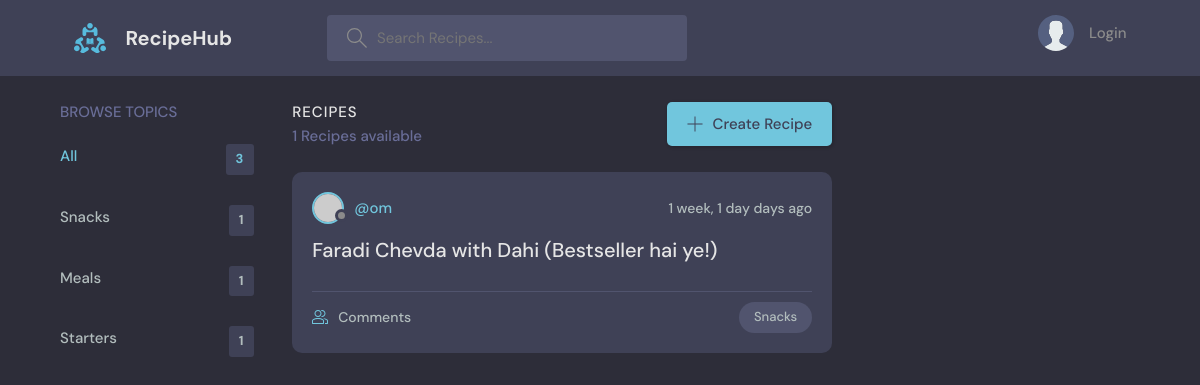
The page /?q=Snacks on the database its author committed.
### base/models.py (models this page shows, shortened)
class Topic(models.Model):
    name = models.CharField(max_length=200)

class Recipe(models.Model):
    host = models.ForeignKey(User, on_delete=models.SET_NULL, null=True)
    topic = models.ForeignKey(Topic, on_delete=models.SET_NULL, null=True)
    name = models.CharField(max_length=200)
    description = models.TextField(null=True, blank=True)
    updated = models.DateTimeField(auto_now=True)
    created = models.DateTimeField(auto_now_add=True)
    class Meta:
        ordering = ['-updated', '-created']

### base/views.py (the view)
# urls.py: path('', views.home, name="home"),
def home(request):
    q = request.GET.get('q') if request.GET.get('q') != None else ''
    recipes = Recipe.objects.filter(
        Q(topic__name__icontains=q) |   # search by topic name
        Q(name__icontains=q) |          # search by recipe
        Q(description__icontains=q)     # search by description of recipe
    )
    topics = Topic.objects.all()
    recipe_count = recipes.count()
    context = {'recipes': recipes, 'topics': topics, 'recipe_count': recipe_count}
    return render(request, 'home.html', context)

### templates/home.html (shortened to what this page needs)
{% extends 'main.html' %}
{% block content %}
    <main class="layout layout--3">
      <div class="container">
        {% include 'topics_component.html' %}
        <div class="roomList">
          <div class="roomList__header">
            <div>
              <h2>Recipes</h2>
              <p>{{recipe_count}} Recipes available</p>
            </div>
            <a class="btn btn--main" href="{% url 'create-recipe' %}">
              <svg version="1.1" xmlns="http://www.w3.org/2000/svg" width="32" height="32" viewBox="0 0 32 32">
                <title>add</title>
                <path d="M16.943 0.943h-1.885v14.115h-14.115v1.885h14.115v14.115h1.885v-14.115h14.115v-1.885h-14.115v-14.115z"></path>
              </svg>
              Create Recipe
            </a>
          </div>
          {% include 'feed_component.html' %}
        </div>
      </div>
    </main>
{% endblock %}

### templates/topics_component.html
<div class="topics">
    <div class="topics__header">
        <h2>Browse Topics</h2>
    </div>
    <ul class="topics__list">
        <li>
            <a href="{% url 'home' %}" class="active">All <span>{{topics.count}}</span></a>
        </li>
        {% for topic in topics %}
        <li>
            <a href="{% url 'home' %}?q={{topic.name}}">{{topic.name}} <span>{{topic.recipe_set.all.count}}</span></a>
        </li>
        {% endfor %}
    </ul>
</div>

### templates/feed_component.html (shortened to what this page needs)
{% for recipe in recipes %}
    <div class="roomListRoom">
        <div class="roomListRoom__header">
            <a href="{% url 'user-profile' recipe.host.id %}" class="roomListRoom__author">
                <div class="avatar avatar--small">
                    <img src="https://randomuser.me/api/portraits/women/11.jpg" />
                </div>
                <span>@{{recipe.host.username}}</span>
            </a>
            <div class="roomListRoom__actions">
                <span>{{recipe.created|timesince}} days ago</span>
            </div>
        </div>
        <div class="roomListRoom__content">
            <a href="{% url 'recipe' recipe.id %}">{{recipe.name}}</a>
        </div>
        <div class="roomListRoom__meta">
            <a href="{% url 'recipe' recipe.id %}" class="roomListRoom__joined">
                Comments
            </a>
            <p class="roomListRoom__topic">{{recipe.topic.name}}</p>
        </div>
    </div>
{% endfor %}

### static/styles/style.css (style rules this page uses)
:root { --color-main: #71c6dd; --color-main-light: #e1f6fb; --color-dark: #3f4156; --color-dark-medium: #51546e; --color-dark-light: #696d97; --color-light: #e5e5e5; --color-gray: #8b8b8b; --color-light-gray: #b2bdbd; --color-bg: #2d2d39; --color-success: #5dd693; --color-error: #fc4b0b; }
* { font-family: "DM Sans", -apple-system, BlinkMacSystemFont, "Segoe UI", Roboto, Oxygen, Ubuntu, Cantarell, "Open Sans", "Helvetica Neue", sans-serif; margin: 0; padding: 0; box-sizing: border-box; text-rendering: optimizeLegibility; font-size: inherit; }
html { font-size: 56.25%; }
@media only screen and (min-width: 1200px) { html { font-size: 62.5%; } }
body { line-height: 1.6; font-weight: 400; font-size: 1.5rem; color: var(--color-light-gray); background-color: var(--color-bg); min-height: 100vh; }
img { width: 100%; }
a { display: inline-block; color: var(--color-main); text-decoration: none; }
.container { max-width: 120rem; width: 90%; margin: auto; }
.btn { background-color: transparent; border: none; display: inline-flex; align-items: center; gap: 1rem; cursor: pointer; transition: all ease-in-out 0.3s; padding: 1rem 2rem; border-radius: 5px; box-shadow: 1px 1px 3px 1px rgba(0, 0, 0, 0.15); font-weight: 500; }
.btn--main { background-color: var(--color-main); color: var(--color-dark); }
.btn > svg { fill: currentColor; width: 1.6rem; height: 1.6rem; }
.avatar { position: relative; display: inline-block; border-radius: 50%; border: 2px solid var(--color-main); }
.avatar img { display: block; border-radius: 50%; object-fit: cover; object-position: center; }
.avatar::after { content: ""; display: block; position: absolute; background-color: var(--color-gray); z-index: 111; border-radius: 50%; border: 0.3rem solid var(--color-dark); }
.avatar.avatar--small img { width: 2.8rem; height: 2.8rem; }
.avatar.avatar--small:after { width: 0.7rem; height: 0.7rem; bottom: 0px; right: -6px; }
.layout { margin-top: 2.4rem; }
.layout > .container { display: flex; justify-content: space-between; align-items: flex-start; }
.layout--3 > .container > div:first-child { flex-basis: 18%; max-width: 22.5rem; }
.layout--3 > .container > div:nth-child(2) { flex-basis: 50%; }
.topics__header { margin-bottom: 2rem; }
.topics__header h2 { text-transform: uppercase; font-weight: 500; color: var(--color-dark-light); }
.topics__list { list-style: none; }
.topics__list li a { display: flex; justify-content: space-between; margin-bottom: 3rem; font-weight: 500; color: var(--color-light-gray); transition: all 0.3s ease-in-out; }
.topics__list li a.active, .topics__list li a:hover { color: var(--color-main); }
.topics__list li a span { padding: 0.5rem 1rem; background-color: var(--color-dark); border-radius: 3px; font-size: 1.3rem; font-weight: 700; letter-spacing: 1px; }
.roomList__header { display: flex; justify-content: space-between; align-items: center; margin-bottom: 2.4rem; }
.roomList__header h2 { text-transform: uppercase; font-weight: 500; color: var(--color-light); letter-spacing: 1px; }
.roomList__header p { font-weight: 500; color: var(--color-dark-light); }
.roomListRoom { margin-bottom: 2.4rem; background-color: var(--color-dark); border-radius: 1rem; padding: 2rem; }
.roomListRoom__header { display: flex; justify-content: space-between; align-items: center; }
.roomListRoom__author { font-weight: 500; display: flex; align-items: center; gap: 1rem; }
.roomListRoom__actions { display: flex; align-items: flex-start; gap: 1rem; position: relative; }
.roomListRoom__actions span { font-size: 1.4rem; font-weight: 500; }
.roomListRoom__content { margin: 1rem 0; }
.roomListRoom__content a { font-size: 2rem; font-weight: 500; margin-bottom: 1.5rem; color: var(--color-light); transition: all 0.3s ease-in-out; }
.roomListRoom__meta { border-top: 1px solid var(--color-dark-medium); padding-top: 1rem; display: flex; align-items: center; justify-content: space-between; }
.roomListRoom__joined { color: var(--color-light-gray); display: flex; align-items: center; gap: 1rem; font-size: 1.4rem; font-weight: 500; }
.roomListRoom__joined svg { fill: var(--color-main); width: 1.6rem; height: 1.6rem; }
.roomListRoom__topic { padding: 5px 1.5rem; background-color: var(--color-dark-medium); border-radius: 5rem; font-weight: 500; font-size: 1.3rem; }

### rows shown on the page
Topic: name "Snacks", recipe_set.all.count "1"
Topic: name "Meals", recipe_set.all.count "1"
Topic: name "Starters", recipe_set.all.count "1"
Recipe: host.username "om", created "1 week, 1 day", name "Faradi Chevda with Dahi (Bestseller hai ye!)", topic.name "Snacks"

### other values the page prints
{{ topics.count }} "3"
{{ recipe_count }} "1"
